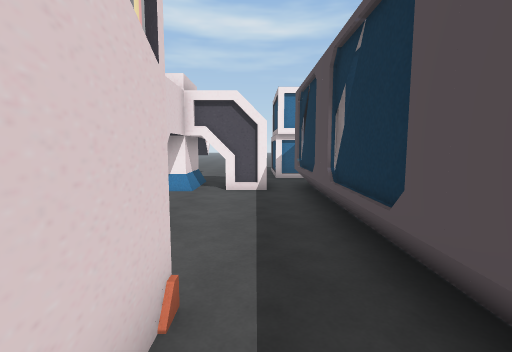
View 1 (above)

22 first-person views from a walk through a Unity game level. The camera is 1.4 m above the floor, tilts 6° down and sees 85° across. Doors are open. The floor is counted in squares, 1 m on a side. Each view is taken from the middle of a square. On the plan, view 1 faces up. The plan holds only what a view shows up to about 14 squares ahead; the rest is blank. The place goes on beyond the plan.

View 2
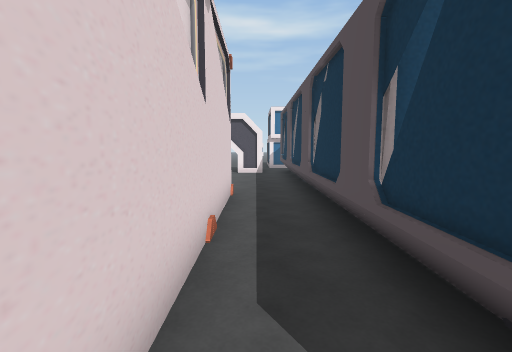

View 3
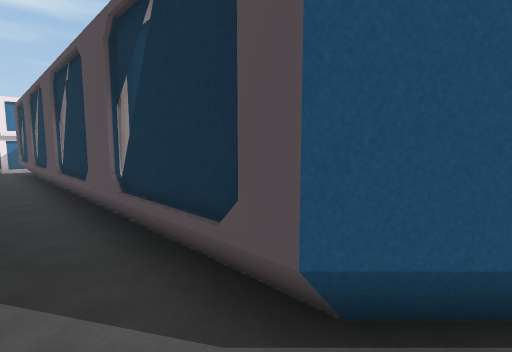

View 4
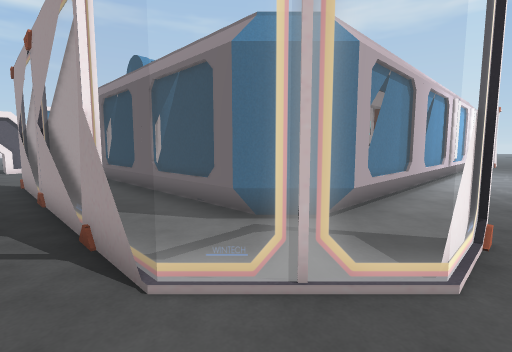

View 5
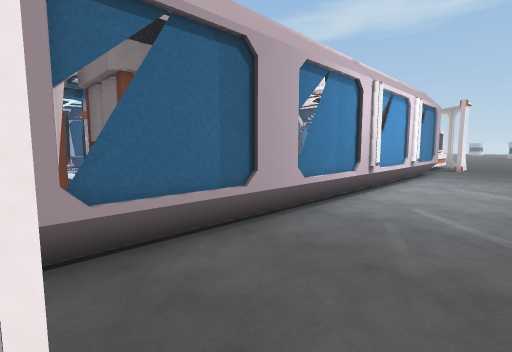

View 6
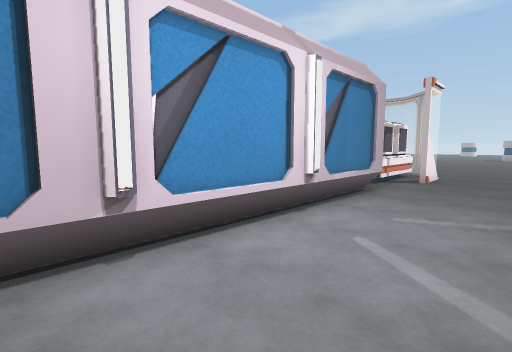

View 7
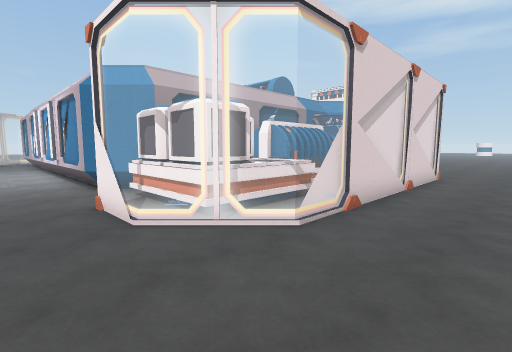

View 8
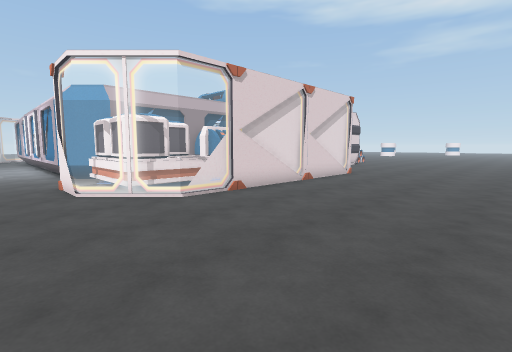

View 9
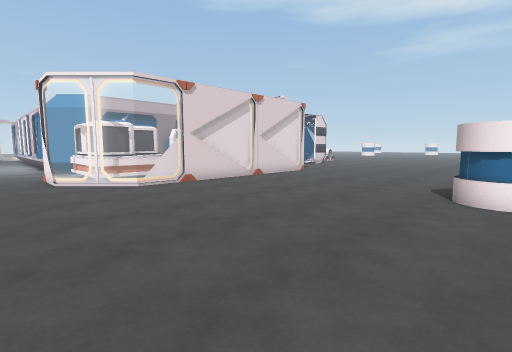

View 10
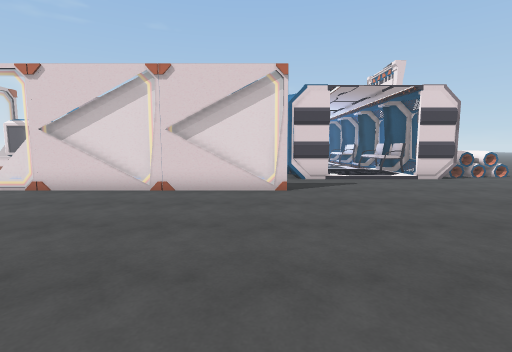

View 11
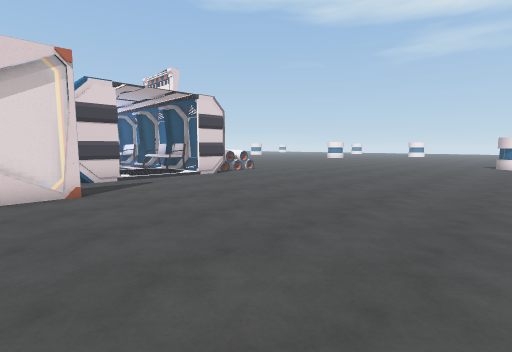

View 12
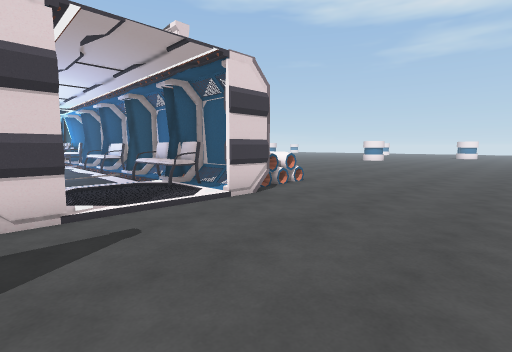

View 13
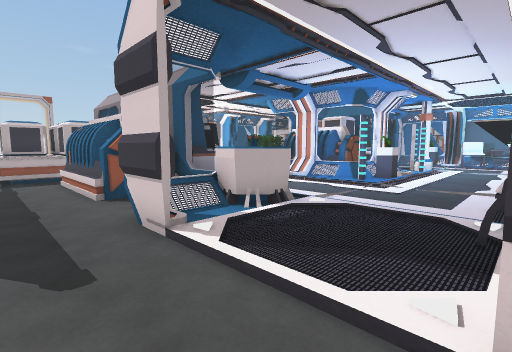

View 14
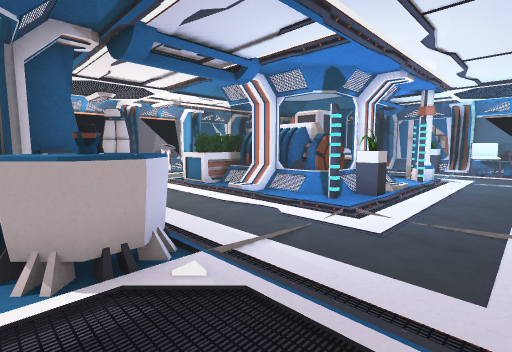

View 15
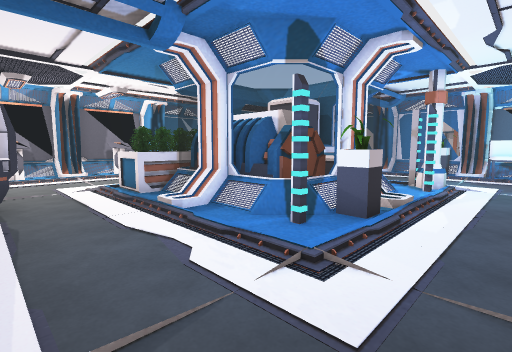

View 16
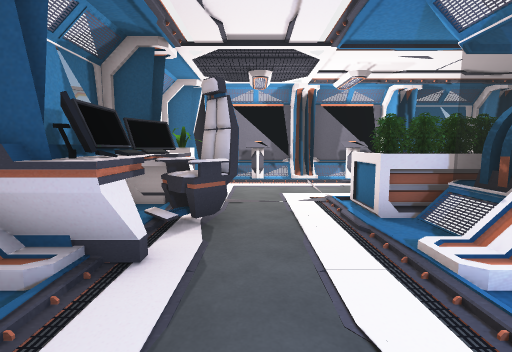

View 17
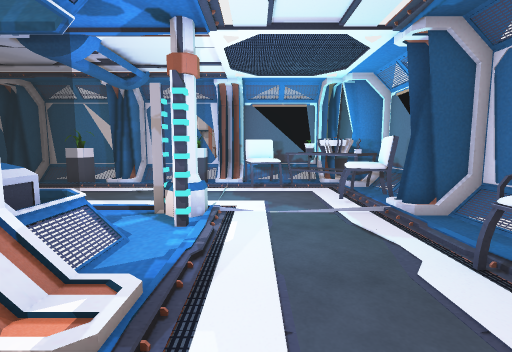

View 18
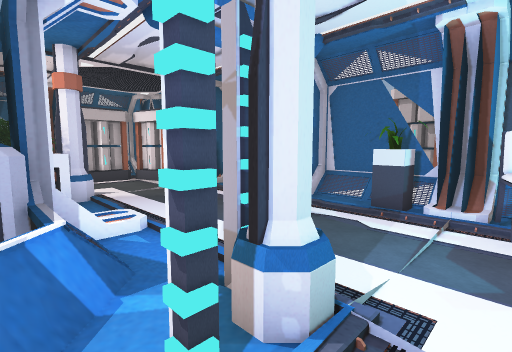

View 19
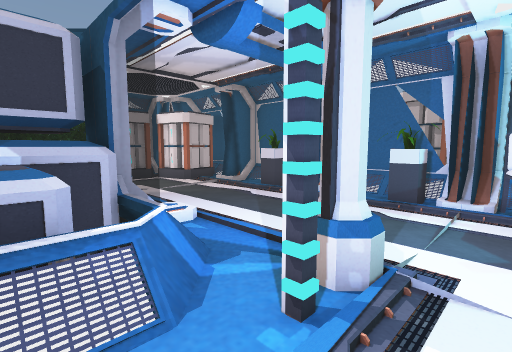

View 20
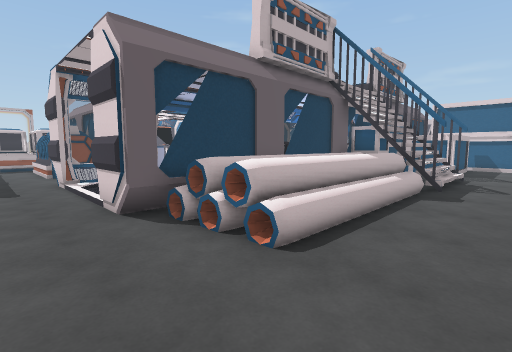

View 21
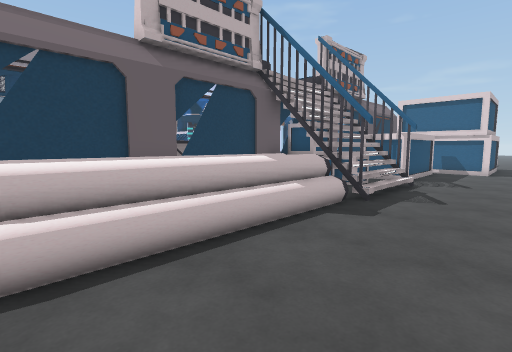

View 22
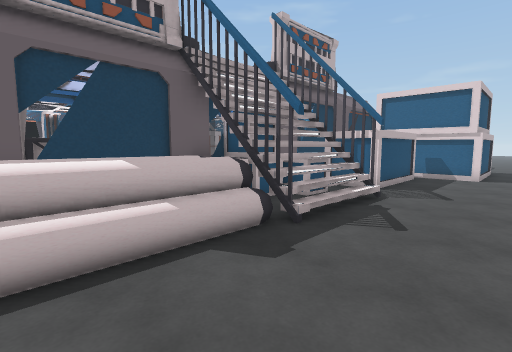

### Floor plan
Key: @ floor where view 1 was taken; # wall or solid block; . main floor; : floor 0.25 m higher than the main floor; + floor 4 m higher than the main floor; / step, stairs or slope; D open door; = window, fence, low wall or low ledge; v drop or lower ground; B battery; C container; P plant; S sofa; R projector; G generator; E desk; T table; H chair; L column; N console; O other object.
Columns run from 4 left of view 1 to 36 right of it. Each row starts with its distance up from view 1.
 18             ............. .......   ...
 17      ............................  ....
 16      OOOOO.............................
 15          O...../////...................
 14          OOOOOO#///#OOOOOOO............
 13  ##  OO       OO///v      O.............
 12   .  ..    OO =# //#OOOOOOO#............
 11   #  .##T=##/###   #//S#S//#............
 10   #  .#RRHH#..+    :.SSSS..D............
  9  ####.TRR.H............:...D............
  8   ....=HH..............:...D............
  7    ...=HH..............:...D............
  6    ...##...L#::/::::...:R::D............
  5    ...P:...#L//#P##:...RRR/#............
  4 BB ...P:....#=C#GG#:.../R#....=.........
  3 BB ...=:..../CCCGG/:..../.....=.........
  2    #..#:...//CC GG//...E#OOO..=.........
  1   .=..P:..../CC  G/:.. EEOOO..=........
  0   .=@.P:....O    GO:.OOEEOOO..=........
 -1   .=..=:...LLOO OOOO..OEEOOO..=........O
 -2   .#..#:...L     OO:...E#OOO. =........OO
 -3   .=..=:...       ....../ CCC =..........
 -4   .=..B ...       .....PP CCC.=..........
 -5   .=..B ...       ....../ CCC.=..........
 -6   .=..#          N:::N:##CC C.=..........
 -7   .=..##=BB# ==#=N=#=N=##CCCC=...........
 -8   ..=.....................===............
 -9    ..===................................
-10   . ................................... .
-11        . .................

Where each view was taken, in squares from view 1:
view 1: 0 up, 0 right, facing up
view 2: 6 down, 0 right, facing up
view 3: 7 down, 0 right, facing up-right
view 4: 10 down, 2 left, facing up-right
view 5: 11 down, 3 right, facing up-right
view 6: 11 down, 10 right, facing up-right
view 7: 10 down, 29 right, facing up-left
view 8: 10 down, 33 right, facing up-left
view 9: 10 down, 36 right, facing up-left
view 10: 3 up, 35 right, facing left
view 11: 2 up, 35 right, facing up-left
view 12: 5 up, 29 right, facing up-left
view 13: 10 up, 25 right, facing down-left
view 14: 9 up, 21 right, facing down-left
view 15: 8 up, 18 right, facing down-left
view 16: 5 up, 17 right, facing down
view 17: 7 up, 13 right, facing left
view 18: 7 up, 9 right, facing down-left
view 19: 7 up, 10 right, facing down-left
view 20: 17 up, 25 right, facing down-left
view 21: 18 up, 22 right, facing down-left
view 22: 18 up, 19 right, facing down-left
